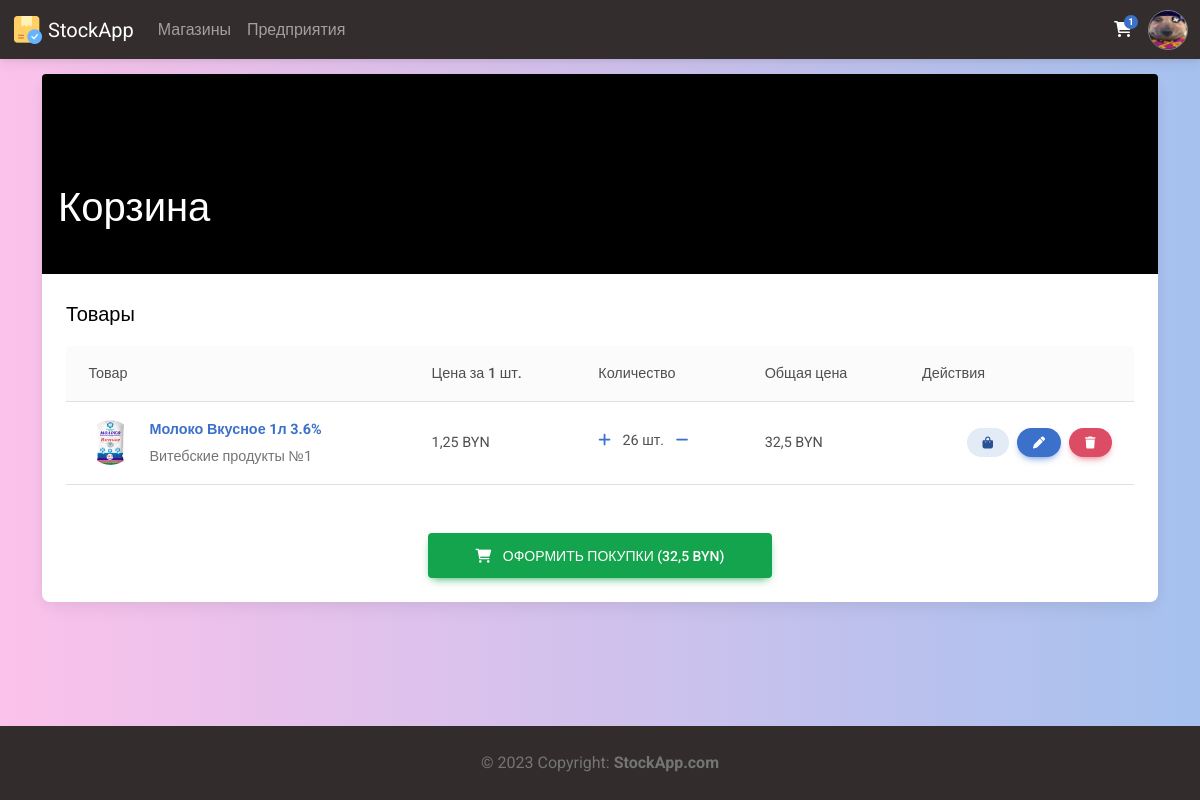
The app's page /auth/cart (signed in), older data.
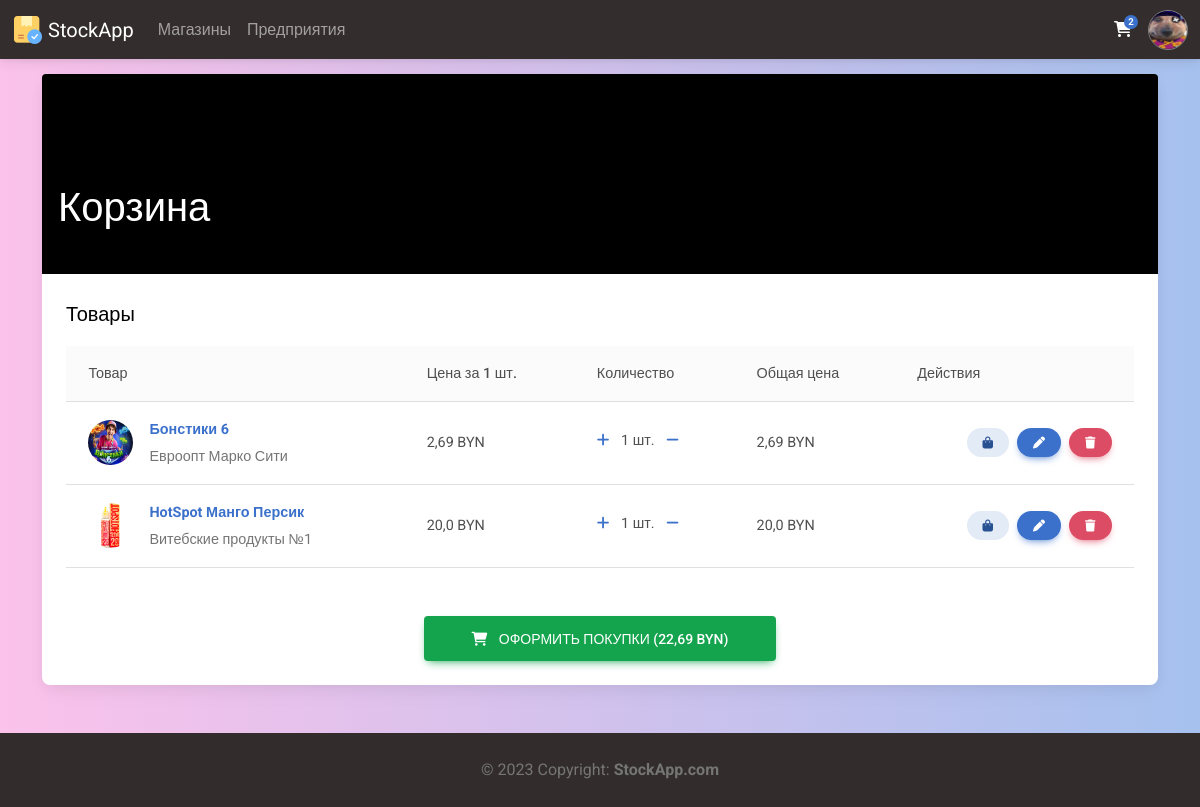
The same page, newer data.
### Members/models.py (models this page shows, shortened)
class Profile(models.Model):
    user = models.ForeignKey(settings.AUTH_USER_MODEL, on_delete=models.CASCADE, verbose_name='Пользователь')
    photo = models.ImageField(upload_to = 'avatars/%Y/%m/%d/', blank=False, verbose_name='Фото')
    bio = models.TextField(blank=True, verbose_name='О себе')
    manufactures = models.ManyToManyField('Manufacture.Manufacture', blank=True, verbose_name="Производства")
    shops = models.ManyToManyField('Shop.Shop', blank=True, verbose_name="Магазины")
    cart = models.ManyToManyField('CartItem', blank=True, verbose_name='Корзина')
    class Meta:
        verbose_name = 'Профиль'
        verbose_name_plural = 'Профили'
        ordering = ['-user', '-bio']

class CartItem(models.Model):
    product = models.ForeignKey('Shop.Product', on_delete=models.CASCADE, blank=False, verbose_name='Товар')
    amount = models.IntegerField(validators=[MinValueValidator(0), MaxValueValidator(100)], verbose_name='Количество')
    def total(self):
        return round(self.product.price * self.amount, 2)
    class Meta:
        verbose_name = 'Товар в корзине'
        verbose_name_plural = 'Товары в корзине'
        ordering = ['-id', '-product']

### Shop/models.py (models this page shows, shortened)
class Product(models.Model):
    item = models.ForeignKey('Manufacture.CatalogItem', on_delete=models.CASCADE, blank=False, verbose_name='Товар')
    stock = models.ForeignKey('Shop', on_delete=models.CASCADE, blank=False, verbose_name='Магазин')
    amount = models.IntegerField(validators=[MinValueValidator(0), MaxValueValidator(100000)], verbose_name='Количество')
    price = models.FloatField(validators=[MinValueValidator(0.01), MaxValueValidator(252734999999999.97)], verbose_name='Цена')
    class Meta:
        verbose_name = 'Товар'
        verbose_name_plural = 'Товары'
        ordering = ['-id']

class Shop(models.Model):
    name = models.CharField(max_length = 150, verbose_name='Название', unique=True)
    photo = models.ImageField(upload_to = 'shop/%Y/%m/%d/', blank=False, verbose_name='Фото')
    bio = models.TextField(blank=True, verbose_name='О магазине')
    code = models.CharField(max_length = 16, verbose_name='Код')
    def __str__(self):
        return f'{self.name}'
    class Meta:
        verbose_name = 'Магазин'
        verbose_name_plural = 'Магазины'
        ordering = ['-name', '-bio']

### Manufacture/models.py (models this page shows, shortened)
class CatalogItem(models.Model):
    manufacturer = models.ForeignKey('Manufacture', on_delete=models.CASCADE, blank=False, null=True, verbose_name='Производитель')
    name = models.CharField(max_length = 150, verbose_name='Название')
    bio = models.TextField(blank=True, verbose_name='О товаре')
    code = models.CharField(max_length = 13, verbose_name='Код товара')
    photo = models.ImageField(upload_to = 'catalog_items/%Y/%m/%d/', blank=False, verbose_name='Фото')
    date_of_manufacture = models.DateField(verbose_name='Дата производства', default='2000-01-01')
    expiration_date = models.DateField(verbose_name='Годен до', default='2000-01-01')
    amount = models.IntegerField(validators=[MinValueValidator(0), MaxValueValidator(100000)], default=100, verbose_name='Произведено единиц')
    price = models.FloatField(validators=[MinValueValidator(0.01), MaxValueValidator(252734999999999.97)], verbose_name='Цена')
    class Meta:
        verbose_name = 'Товар каталога'
        verbose_name_plural = 'Товары каталога'
        ordering = ['-name', '-id']

### Members/views.py (the view)
# urls.py: path('cart', cart, name='cart'),
@login_required(login_url='login')
def cart(request):
    profile = Profile.objects.get(user=request.user)
    total = 0
    for item in profile.cart.all():
        total += item.product.price * item.amount
    context = {
        'title': 'Корзина',
        'request': request,
        'profile': profile,
        'total': round(total, 2),
    }
    return render(request, 'cart.html', context)

### Main/templatetags/main_tags.py (called while the page is built)
@register.inclusion_tag('modules/nav_profile.html')
def nav_profile(request):
    if request.user.is_authenticated:
        userobj = User.objects.get(username=request.user)
        profile = Profile.objects.get(user=userobj)
        context = {
            "request": request,
            "profile": profile,
        }
    else:
        context = {
            "request": request,
        }
    return context

@register.simple_tag()
def cart_items(request):
    return Profile.objects.get(user=request.user).cart.count()

### Members/templates/cart.html (shortened to what the changed rows need)
{% extends 'base.html' %}
{% load static %}
{% block head %}
<link rel="stylesheet" href="{% static 'styles/profile.css' %}">
{% endblock %}
{% block content %}
<section class="h-100 gradient-custom-2">
    <div class="container py-5 h-100">
      <div class="row d-flex justify-content-center align-items-center h-100">
        <div class="col col-lg-12 col-xl-12">
          <div class="card">
            <div class="rounded-top text-white d-flex flex-row" style="background-color: black; height:200px;">
              <div class="ms-3" style="margin-top: 110px;">
                <h1>Корзина</h1>
              </div>
            </div>
            <div class="card-body p-4 text-black">
              <table class="table align-middle mb-0 bg-white">
                <thead class="bg-light">
                  <tr>
                    <th>Товар</th>
                    <th>Цена за 1 шт.</th>
                    <th>Количество</th>
                    <th>Общая цена</th>
                    <th>Действия</th>
                  </tr>
                </thead>
                <tbody>
                  {% if profile.cart.all %}
                    {% for item in profile.cart.all %}
                    <tr class="w-100">
                      <td>
                        <a href="{% url 'view_product' id=item.product.id %}" class="d-flex align-items-center">
                          {% if item.product.item.photo %}
                            <img src="{{ item.product.item.photo.url }}" alt="" style="width: 45px; height: 45px" class="rounded-circle"/>
                          {% else %}
                            <img src="{% static 'images/default_product.png' %}" alt="" style="width: 45px; height: 45px" class="rounded-circle"/>
                          {% endif %}
                          <div class="ms-3">
                            <p class="fw-bold mb-1">{{item.product.item.name}}</p>
                            <p class="text-muted mb-0">{{item.product.stock}}</p>
                          </div>
                        </a>
                      </td>
                      <td>
                        {{item.product.price}} BYN
                      </td>
                      <td>
                        <p class="fw-normal mb-1">
                          <a href="{% url 'add_to_cart' id=item.id %}" class="me-2" data-mdb-ripple-color="dark" title="Прибавить">
                            <i class="fas fa-plus"></i>
                          </a>
                          {{item.amount}} шт.
                          <a href="{% url 'sub_from_cart' id=item.id %}" class="ms-2" data-mdb-ripple-color="dark" title="Убавить">
                            <i class="fas fa-minus"></i>
                          </a>
                        </p>
                      </td>
                      <td>
                        {{item.total}} BYN
                      </td>
                      <td>
                        <div class="d-flex justify-content-end">
                          <a href="{% url 'view_shop' name=item.product.stock.name %}" class="btn btn-secondary btn-rounded btn-sm fw-bold" data-mdb-ripple-color="dark" title="Открыть магазин">
                            <i class="fas fa-shopping-bag"></i>
                          </a>
                          <a href="{% url 'edit_cart' id=item.id %}" class="btn btn-primary btn-rounded btn-sm fw-bold mx-2" data-mdb-ripple-color="dark" title="Редактировать">
                            <i class="fas fa-pen"></i>
                          </a>
                          <a href="{% url 'delete_from_cart' id=item.id %}" class="btn btn-danger btn-rounded btn-sm fw-bold" data-mdb-ripple-color="dark" title="Удалить">
                            <i class="fas fa-trash"></i>
                          </a>
                        </div>
                      </td>
                    </tr>
                    {% endfor %}
                  {% else %}
                  <tr>
                    <td>
                      <p class="text-muted mb-0">Корзина пуста</p>
                    </td>
                  </tr>
                  {% endif %}
                </tbody>
              </table>
              <div class="mt-5 text-center">
                <button class="btn btn-success btn-lg px-5" type="submit">
                  <i class="fas fa-shopping-cart me-2"></i>
                  Оформить покупки ({{total}} BYN)
                </button>
              </div>
            </div>
          </div>
        </div>
      </div>
    </div>
</section>
{% endblock %}

### templates/base.html (shortened to what this page needs)
{% load static %}
{% load main_tags %}
<!DOCTYPE html>
<html lang="en">
<head>
    {% block head %}{% endblock %}
    <link href="https://cdnjs.cloudflare.com/ajax/libs/mdb-ui-kit/6.2.0/mdb.min.css" rel="stylesheet"/>
    <link href="https://cdnjs.cloudflare.com/ajax/libs/font-awesome/6.0.0/css/all.min.css" rel="stylesheet"/>
    <link rel="stylesheet" href="{% static 'styles/base.css' %}">
    <link rel="stylesheet" href="{% static 'styles/alert.css' %}">
</head>
<body class="text-bg-light gradient-custom-2">
    <div class="wrapper d-flex flex-column min-vh-100">
        <header class="header">
            {% block header %}
                <nav class="navbar fixed-top navbar-expand-lg navbar-dark bg-dark text-bg-dark">
                    <div class="container-fluid">
                        <div class="collapse navbar-collapse" id="navbarSupportedContent">
                            <a class="navbar-brand mt-2 mt-lg-0" href="{% url 'main' %}">
                                <img src="{% static 'images/icons/64.png' %}" height="32" alt="MDB Logo" loading="lazy" />
                                StockApp
                            </a>
                            {% if request.user.is_authenticated %}
                            <ul class="navbar-nav me-auto mb-2 mb-lg-0">
                                <li class="nav-item">
                                    <a class="nav-link" href="{% url 'all_shops' %}">Магазины</a>
                                </li>
                                <li class="nav-item">
                                    <a class="nav-link" href="{% url 'all_manufactures' %}">Предприятия</a>
                                </li>
                            </ul>
                            {% endif %}
                        </div>
                        <div class="d-flex align-items-center">
                            {% if request.user.is_authenticated %}
                            <a class="text-reset me-3" href="{% url 'cart' %}">
                                <i class="fas fa-shopping-cart"></i>
                                <span class="badge rounded-pill badge-notification bg-primary">{% cart_items request %}</span>
                            </a>
                            {% endif %}
                            {% include 'inc/_nav_profile.html' %}
                        </div>
                    </div>
                </nav>
            {% endblock %}
        </header>
        <main class="main">
            <br>
            {% block content %}
            {% endblock %}
        </main>
        <footer class="footer mt-auto text-center text-lg-start bg-dark text-muted">
            {% block footer %}
                <div class="text-center p-4" style="background-color: rgba(0, 0, 0, 0.025);">
                    © 2023 Copyright:
                    <a class="text-reset fw-bold" href="/">StockApp.com</a>
                </div>
            {% endblock %}
        </footer>
    </div>
    <link rel="stylesheet" href="{% static 'styles/profile.css' %}">
</body>
</html>

Row changes from the older to the newer data that the page shows:
removed CartItem: product.item.photo (picture), product.item.name "Молоко Вкусное 1л 3.6%", product.stock "Витебские продукты №1", product.price "1,25", amount "26", total "32,5"
added CartItem: product.item.photo (picture), product.item.name "Бонстики 6", product.stock "Евроопт Марко Сити", product.price "2,69", amount "1", total "2,69"
added CartItem: product.item.photo (picture), product.item.name "HotSpot Манго Персик", product.stock "Витебские продукты №1", product.price "20,0", amount "1", total "20,0"
Text that changed along with them:
{{ total }}: "32,5" → "22,69"
text no longer shown: "1"
text now shown: "2"
